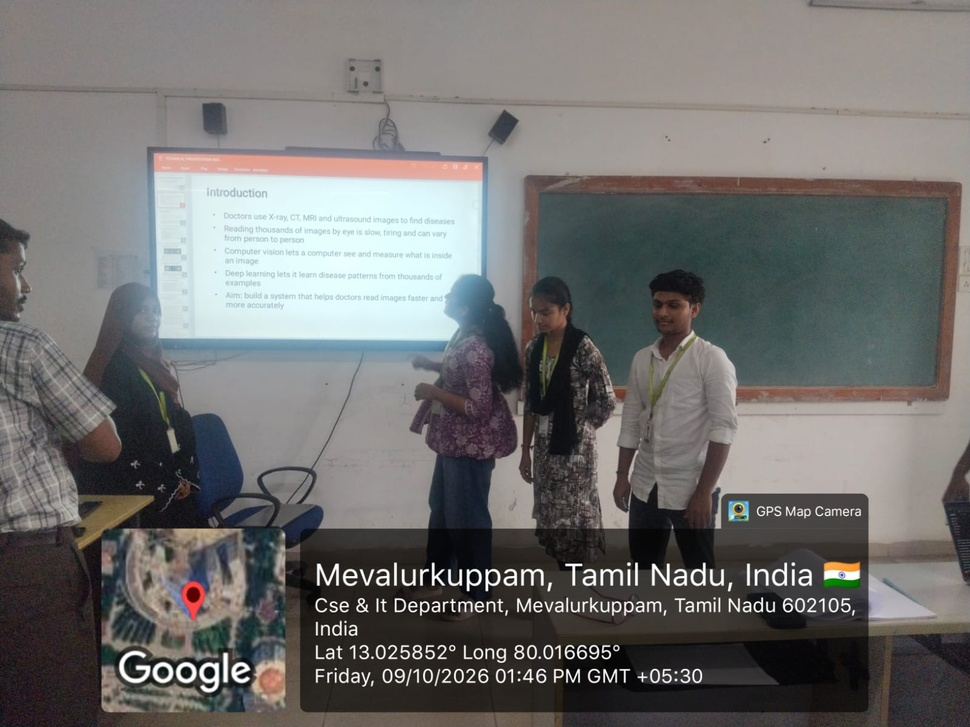
#> input picture Capstone Project/presentation batch 4.jpeg, 970 x 727 px, shrunk from 1600 x 1200 before the run
$ python 'exp 19.py'
#> lines starting #> are read from the running program, lines starting #| are printed output that depends on the picture; after the words box and inside, x2 and y2 are one past the last pixel; in counts of white or black regions, pixels touching at a corner belong together

import cv2
import numpy as np
from tkinter import Tk, filedialog

# Open file selection window
root = Tk()
root.withdraw()

# Select an image
image_path = filedialog.askopenfilename(
    title="Select an Image",
    filetypes=[("Image Files", "*.jpg *.jpeg *.png")]
)
#> the answer given: Capstone Project/presentation batch 4.jpeg

# Read the image
img = cv2.imread(image_path)
#> img is the input picture: shape (727, 970, 3); mean B, G, R 110.6, 111.9, 112.7

if img is None:
    print("Error: Image not selected or not found!")

else:
    # Convert image to grayscale
    gray = cv2.cvtColor(img, cv2.COLOR_BGR2GRAY)
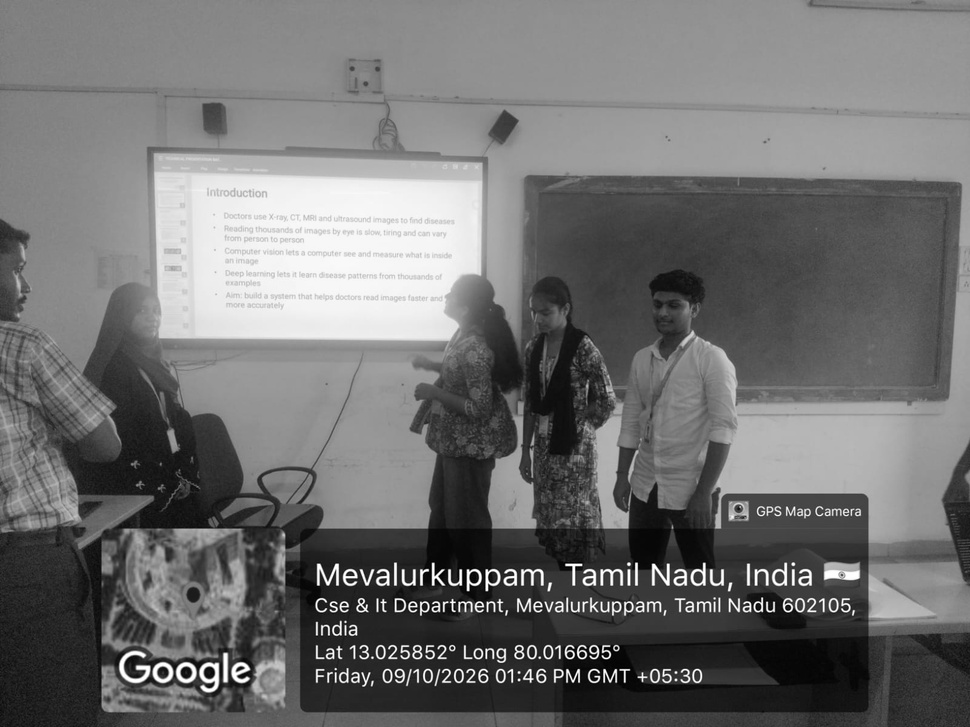
#> gray: shape (727, 970); min 0, max 255, mean 112

    # Convert image to binary
    _, binary = cv2.threshold(
        gray, 127, 255, cv2.THRESH_BINARY
    )
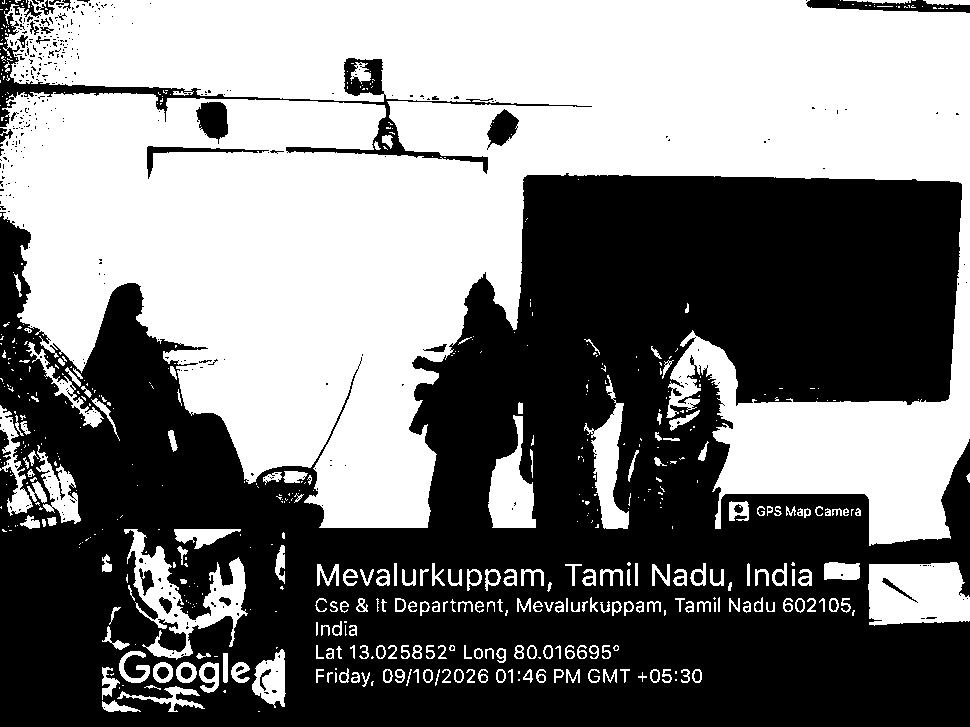
#> binary: shape (727, 970); 48.9% white; 582 white regions (361 under 20 px), largest, box (x1, y1, x2, y2) and area: (0, 0, 970, 546) 304842, (868, 562, 970, 626) 5543, (124, 529, 248, 660) 4944

    # Create a 5x5 kernel
    kernel = np.ones((5, 5), np.uint8)

    # Apply erosion operation
    erosion = cv2.erode(
        binary, kernel, iterations=1
    )
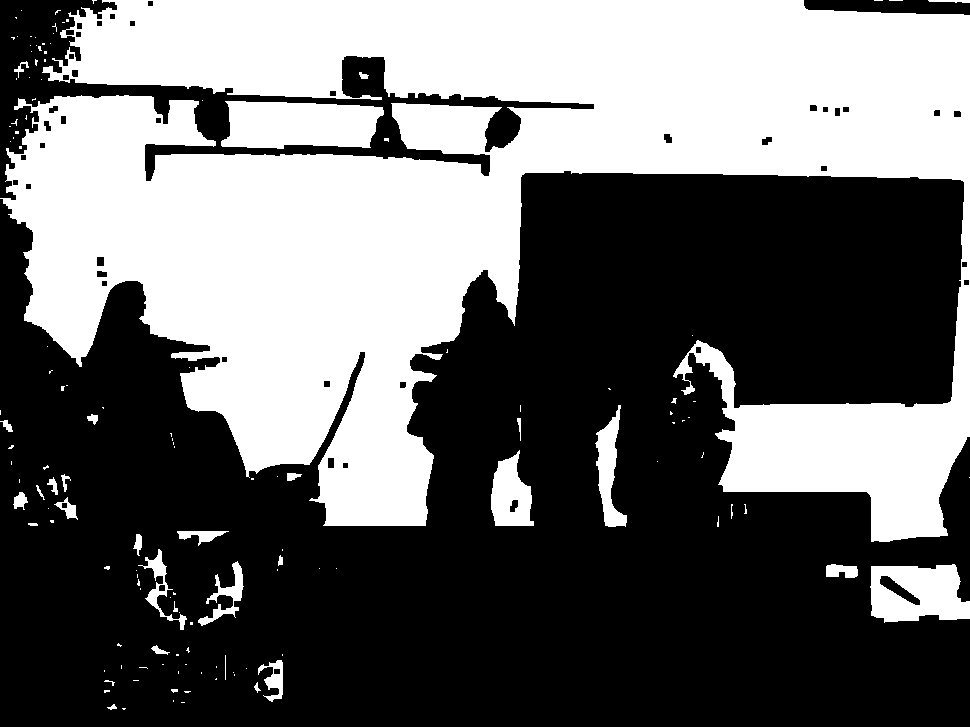
#> erosion: shape (727, 970); 41.8% white; 138 white regions (104 under 20 px), largest, box (x1, y1, x2, y2) and area: (0, 0, 970, 542) 275087, (221, 101, 384, 149) 6473, (870, 564, 970, 623) 4438

    # Display images
    cv2.imshow("Original Image", img)
    cv2.imshow("Binary Image", binary)
    cv2.imshow("Erosion Image", erosion)

    # Save erosion output
    cv2.imwrite("erosion_image.jpg", erosion)

    print("Erosion Operation Completed Successfully!")
    print("Output saved as erosion_image.jpg")

    # Wait for key press
    cv2.waitKey(0)

    # Close all windows
    cv2.destroyAllWindows()

root.destroy()
